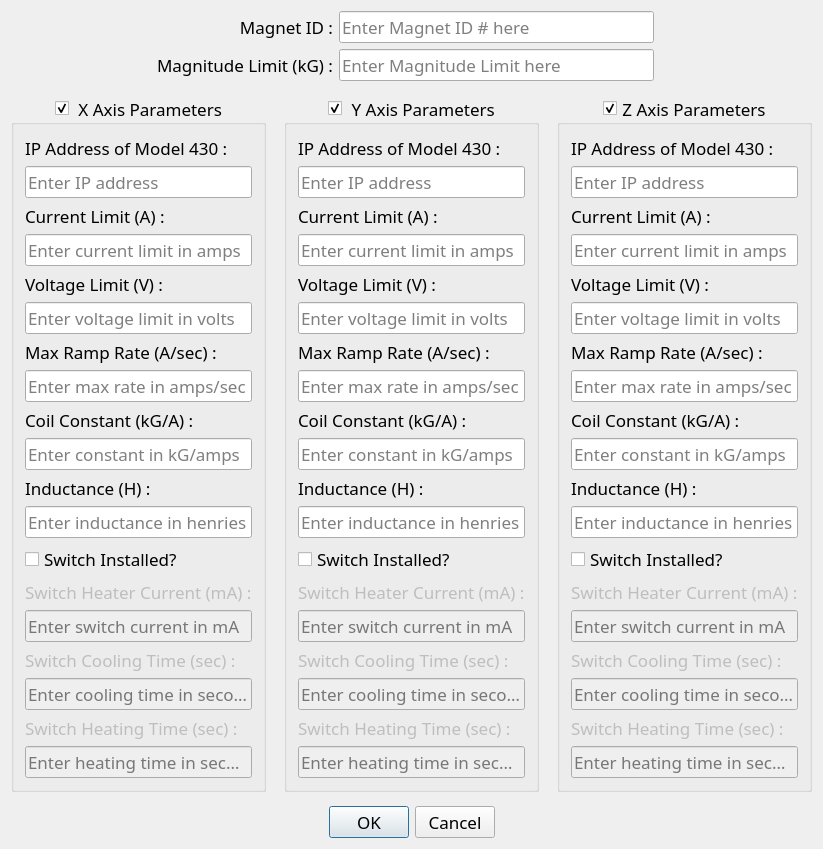
<?xml version="1.0" encoding="UTF-8"?>
<ui version="4.0">
 <class>MagnetParams</class>
 <widget class="QDialog" name="MagnetParams">
  <property name="geometry">
   <rect>
    <x>0</x>
    <y>0</y>
    <width>735</width>
    <height>748</height>
   </rect>
  </property>
  <property name="font">
   <font>
    <family>.SF NS</family>
    <pointsize>13</pointsize>
   </font>
  </property>
  <property name="windowTitle">
   <string>Magnet Parameters and Limits</string>
  </property>
  <property name="modal">
   <bool>true</bool>
  </property>
  <layout class="QGridLayout" name="magnetParamsLayout">
   <property name="horizontalSpacing">
    <number>18</number>
   </property>
   <property name="verticalSpacing">
    <number>14</number>
   </property>
   <item row="2" column="1">
    <widget class="QDialogButtonBox" name="dialogButtonBox">
     <property name="orientation">
      <enum>Qt::Horizontal</enum>
     </property>
     <property name="standardButtons">
      <set>QDialogButtonBox::Cancel|QDialogButtonBox::Ok</set>
     </property>
     <property name="centerButtons">
      <bool>true</bool>
     </property>
    </widget>
   </item>
   <item row="0" column="0" colspan="3">
    <layout class="QGridLayout" name="gridLayout" columnstretch="1,1,2,1">
     <item row="0" column="0">
      <spacer name="horizontalSpacer_2">
       <property name="orientation">
        <enum>Qt::Horizontal</enum>
       </property>
       <property name="sizeHint" stdset="0">
        <size>
         <width>40</width>
         <height>20</height>
        </size>
       </property>
      </spacer>
     </item>
     <item row="0" column="1">
      <widget class="QLabel" name="magnetIDLabel">
       <property name="text">
        <string>Magnet ID :</string>
       </property>
       <property name="alignment">
        <set>Qt::AlignRight|Qt::AlignTrailing|Qt::AlignVCenter</set>
       </property>
      </widget>
     </item>
     <item row="0" column="2">
      <widget class="QLineEdit" name="magnetIDEdit">
       <property name="placeholderText">
        <string>Enter Magnet ID # here</string>
       </property>
      </widget>
     </item>
     <item row="0" column="3">
      <spacer name="horizontalSpacer">
       <property name="orientation">
        <enum>Qt::Horizontal</enum>
       </property>
       <property name="sizeHint" stdset="0">
        <size>
         <width>148</width>
         <height>20</height>
        </size>
       </property>
      </spacer>
     </item>
     <item row="1" column="0" colspan="2">
      <widget class="QLabel" name="magnitudeLimitLabel">
       <property name="text">
        <string>Magnitude Limit (kG) :</string>
       </property>
       <property name="alignment">
        <set>Qt::AlignRight|Qt::AlignTrailing|Qt::AlignVCenter</set>
       </property>
      </widget>
     </item>
     <item row="1" column="2">
      <widget class="QLineEdit" name="magnitudeLimitEdit">
       <property name="placeholderText">
        <string>Enter Magnitude Limit here</string>
       </property>
      </widget>
     </item>
    </layout>
   </item>
   <item row="1" column="0">
    <widget class="QGroupBox" name="xAxisGroupBox">
     <property name="title">
      <string> X Axis Parameters</string>
     </property>
     <property name="alignment">
      <set>Qt::AlignCenter</set>
     </property>
     <property name="checkable">
      <bool>true</bool>
     </property>
     <layout class="QVBoxLayout" name="xAxisParamsLayout">
      <item>
       <widget class="QLabel" name="xAxisIPLabel">
        <property name="text">
         <string>IP Address of Model 430 :</string>
        </property>
        <property name="wordWrap">
         <bool>false</bool>
        </property>
       </widget>
      </item>
      <item>
       <widget class="QLineEdit" name="xAxisIPValue">
        <property name="placeholderText">
         <string>Enter IP address</string>
        </property>
       </widget>
      </item>
      <item>
       <widget class="QLabel" name="xAxisCurrentLimitLabel">
        <property name="text">
         <string>Current Limit (A) :</string>
        </property>
        <property name="wordWrap">
         <bool>false</bool>
        </property>
       </widget>
      </item>
      <item>
       <widget class="QLineEdit" name="xAxisCurrentLimitValue">
        <property name="placeholderText">
         <string>Enter current limit in amps</string>
        </property>
       </widget>
      </item>
      <item>
       <widget class="QLabel" name="xAxisVoltageLimitLabel">
        <property name="text">
         <string>Voltage Limit (V) :</string>
        </property>
        <property name="wordWrap">
         <bool>false</bool>
        </property>
       </widget>
      </item>
      <item>
       <widget class="QLineEdit" name="xAxisVoltageLimitValue">
        <property name="placeholderText">
         <string>Enter voltage limit in volts</string>
        </property>
       </widget>
      </item>
      <item>
       <widget class="QLabel" name="xAxisMaxRampRateLabel">
        <property name="text">
         <string>Max Ramp Rate (A/sec) :</string>
        </property>
        <property name="wordWrap">
         <bool>false</bool>
        </property>
       </widget>
      </item>
      <item>
       <widget class="QLineEdit" name="xAxisMaxRampRateValue">
        <property name="placeholderText">
         <string>Enter max rate in amps/sec</string>
        </property>
       </widget>
      </item>
      <item>
       <widget class="QLabel" name="xAxisCoilConstLabel">
        <property name="text">
         <string>Coil Constant (kG/A) :</string>
        </property>
        <property name="wordWrap">
         <bool>false</bool>
        </property>
       </widget>
      </item>
      <item>
       <widget class="QLineEdit" name="xAxisCoilConstValue">
        <property name="placeholderText">
         <string>Enter constant in kG/amps</string>
        </property>
       </widget>
      </item>
      <item>
       <widget class="QLabel" name="xAxisInductanceLabel">
        <property name="text">
         <string>Inductance (H) :</string>
        </property>
        <property name="wordWrap">
         <bool>false</bool>
        </property>
       </widget>
      </item>
      <item>
       <widget class="QLineEdit" name="xAxisInductanceValue">
        <property name="placeholderText">
         <string>Enter inductance in henries</string>
        </property>
       </widget>
      </item>
      <item>
       <widget class="QCheckBox" name="xAxisSwitchInstalledButton">
        <property name="text">
         <string>Switch Installed?</string>
        </property>
       </widget>
      </item>
      <item>
       <widget class="QLabel" name="xAxisSwitchCurrentLabel">
        <property name="enabled">
         <bool>false</bool>
        </property>
        <property name="text">
         <string>Switch Heater Current (mA) :</string>
        </property>
        <property name="wordWrap">
         <bool>false</bool>
        </property>
       </widget>
      </item>
      <item>
       <widget class="QLineEdit" name="xAxisSwitchCurrentValue">
        <property name="enabled">
         <bool>false</bool>
        </property>
        <property name="placeholderText">
         <string>Enter switch current in mA</string>
        </property>
       </widget>
      </item>
      <item>
       <widget class="QLabel" name="xAxisSwitchCoolTimeLabel">
        <property name="enabled">
         <bool>false</bool>
        </property>
        <property name="text">
         <string>Switch Cooling Time (sec) :</string>
        </property>
        <property name="wordWrap">
         <bool>false</bool>
        </property>
       </widget>
      </item>
      <item>
       <widget class="QLineEdit" name="xAxisSwitchCoolTimeValue">
        <property name="enabled">
         <bool>false</bool>
        </property>
        <property name="placeholderText">
         <string>Enter cooling time in seconds</string>
        </property>
       </widget>
      </item>
      <item>
       <widget class="QLabel" name="xAxisSwitchHeatTimeLabel">
        <property name="enabled">
         <bool>false</bool>
        </property>
        <property name="text">
         <string>Switch Heating Time (sec) :</string>
        </property>
        <property name="wordWrap">
         <bool>false</bool>
        </property>
       </widget>
      </item>
      <item>
       <widget class="QLineEdit" name="xAxisSwitchHeatTimeValue">
        <property name="enabled">
         <bool>false</bool>
        </property>
        <property name="placeholderText">
         <string>Enter heating time in seconds</string>
        </property>
       </widget>
      </item>
     </layout>
    </widget>
   </item>
   <item row="1" column="2">
    <widget class="QGroupBox" name="zAxisGroupBox">
     <property name="title">
      <string>Z Axis Parameters</string>
     </property>
     <property name="alignment">
      <set>Qt::AlignCenter</set>
     </property>
     <property name="flat">
      <bool>false</bool>
     </property>
     <property name="checkable">
      <bool>true</bool>
     </property>
     <layout class="QVBoxLayout" name="zAxisParamsLayout">
      <item>
       <widget class="QLabel" name="zAxisIPLabel">
        <property name="text">
         <string>IP Address of Model 430 :</string>
        </property>
        <property name="wordWrap">
         <bool>false</bool>
        </property>
       </widget>
      </item>
      <item>
       <widget class="QLineEdit" name="zAxisIPValue">
        <property name="placeholderText">
         <string>Enter IP address</string>
        </property>
       </widget>
      </item>
      <item>
       <widget class="QLabel" name="zAxisCurrentLimitLabel">
        <property name="text">
         <string>Current Limit (A) :</string>
        </property>
        <property name="wordWrap">
         <bool>false</bool>
        </property>
       </widget>
      </item>
      <item>
       <widget class="QLineEdit" name="zAxisCurrentLimitValue">
        <property name="placeholderText">
         <string>Enter current limit in amps</string>
        </property>
       </widget>
      </item>
      <item>
       <widget class="QLabel" name="zAxisVoltageLimitLabel">
        <property name="text">
         <string>Voltage Limit (V) :</string>
        </property>
        <property name="wordWrap">
         <bool>false</bool>
        </property>
       </widget>
      </item>
      <item>
       <widget class="QLineEdit" name="zAxisVoltageLimitValue">
        <property name="placeholderText">
         <string>Enter voltage limit in volts</string>
        </property>
       </widget>
      </item>
      <item>
       <widget class="QLabel" name="zAxisMaxRampRateLabel">
        <property name="text">
         <string>Max Ramp Rate (A/sec) :</string>
        </property>
        <property name="wordWrap">
         <bool>false</bool>
        </property>
       </widget>
      </item>
      <item>
       <widget class="QLineEdit" name="zAxisMaxRampRateValue">
        <property name="placeholderText">
         <string>Enter max rate in amps/sec</string>
        </property>
       </widget>
      </item>
      <item>
       <widget class="QLabel" name="zAxisCoilConstLabel">
        <property name="text">
         <string>Coil Constant (kG/A) :</string>
        </property>
        <property name="wordWrap">
         <bool>false</bool>
        </property>
       </widget>
      </item>
      <item>
       <widget class="QLineEdit" name="zAxisCoilConstValue">
        <property name="placeholderText">
         <string>Enter constant in kG/amps</string>
        </property>
       </widget>
      </item>
      <item>
       <widget class="QLabel" name="zAxisInductanceLabel">
        <property name="text">
         <string>Inductance (H) :</string>
        </property>
        <property name="wordWrap">
         <bool>false</bool>
        </property>
       </widget>
      </item>
      <item>
       <widget class="QLineEdit" name="zAxisInductanceValue">
        <property name="placeholderText">
         <string>Enter inductance in henries</string>
        </property>
       </widget>
      </item>
      <item>
       <widget class="QCheckBox" name="zAxisSwitchInstalledButton">
        <property name="text">
         <string>Switch Installed?</string>
        </property>
       </widget>
      </item>
      <item>
       <widget class="QLabel" name="zAxisSwitchCurrentLabel">
        <property name="enabled">
         <bool>false</bool>
        </property>
        <property name="text">
         <string>Switch Heater Current (mA) :</string>
        </property>
        <property name="wordWrap">
         <bool>false</bool>
        </property>
       </widget>
      </item>
      <item>
       <widget class="QLineEdit" name="zAxisSwitchCurrentValue">
        <property name="enabled">
         <bool>false</bool>
        </property>
        <property name="placeholderText">
         <string>Enter switch current in mA</string>
        </property>
       </widget>
      </item>
      <item>
       <widget class="QLabel" name="zAxisSwitchCoolTimeLabel">
        <property name="enabled">
         <bool>false</bool>
        </property>
        <property name="text">
         <string>Switch Cooling Time (sec) :</string>
        </property>
        <property name="wordWrap">
         <bool>false</bool>
        </property>
       </widget>
      </item>
      <item>
       <widget class="QLineEdit" name="zAxisSwitchCoolTimeValue">
        <property name="enabled">
         <bool>false</bool>
        </property>
        <property name="placeholderText">
         <string>Enter cooling time in seconds</string>
        </property>
       </widget>
      </item>
      <item>
       <widget class="QLabel" name="zAxisSwitchHeatTimeLabel">
        <property name="enabled">
         <bool>false</bool>
        </property>
        <property name="text">
         <string>Switch Heating Time (sec) :</string>
        </property>
        <property name="wordWrap">
         <bool>false</bool>
        </property>
       </widget>
      </item>
      <item>
       <widget class="QLineEdit" name="zAxisSwitchHeatTimeValue">
        <property name="enabled">
         <bool>false</bool>
        </property>
        <property name="placeholderText">
         <string>Enter heating time in seconds</string>
        </property>
       </widget>
      </item>
     </layout>
    </widget>
   </item>
   <item row="1" column="1">
    <widget class="QGroupBox" name="yAxisGroupBox">
     <property name="title">
      <string> Y Axis Parameters</string>
     </property>
     <property name="alignment">
      <set>Qt::AlignCenter</set>
     </property>
     <property name="checkable">
      <bool>true</bool>
     </property>
     <layout class="QVBoxLayout" name="yAxisParamsLayout">
      <item>
       <widget class="QLabel" name="yAxisIPLabel">
        <property name="text">
         <string>IP Address of Model 430 :</string>
        </property>
        <property name="wordWrap">
         <bool>false</bool>
        </property>
       </widget>
      </item>
      <item>
       <widget class="QLineEdit" name="yAxisIPValue">
        <property name="placeholderText">
         <string>Enter IP address</string>
        </property>
       </widget>
      </item>
      <item>
       <widget class="QLabel" name="yAxisCurrentLimitLabel">
        <property name="text">
         <string>Current Limit (A) :</string>
        </property>
        <property name="wordWrap">
         <bool>false</bool>
        </property>
       </widget>
      </item>
      <item>
       <widget class="QLineEdit" name="yAxisCurrentLimitValue">
        <property name="placeholderText">
         <string>Enter current limit in amps</string>
        </property>
       </widget>
      </item>
      <item>
       <widget class="QLabel" name="yAxisVoltageLimitLabel">
        <property name="text">
         <string>Voltage Limit (V) :</string>
        </property>
        <property name="wordWrap">
         <bool>false</bool>
        </property>
       </widget>
      </item>
      <item>
       <widget class="QLineEdit" name="yAxisVoltageLimitValue">
        <property name="placeholderText">
         <string>Enter voltage limit in volts</string>
        </property>
       </widget>
      </item>
      <item>
       <widget class="QLabel" name="yAxisMaxRampRateLabel">
        <property name="text">
         <string>Max Ramp Rate (A/sec) :</string>
        </property>
        <property name="wordWrap">
         <bool>false</bool>
        </property>
       </widget>
      </item>
      <item>
       <widget class="QLineEdit" name="yAxisMaxRampRateValue">
        <property name="placeholderText">
         <string>Enter max rate in amps/sec</string>
        </property>
       </widget>
      </item>
      <item>
       <widget class="QLabel" name="yAxisCoilConstLabel">
        <property name="text">
         <string>Coil Constant (kG/A) :</string>
        </property>
        <property name="wordWrap">
         <bool>false</bool>
        </property>
       </widget>
      </item>
      <item>
       <widget class="QLineEdit" name="yAxisCoilConstValue">
        <property name="placeholderText">
         <string>Enter constant in kG/amps</string>
        </property>
       </widget>
      </item>
      <item>
       <widget class="QLabel" name="yAxisInductanceLabel">
        <property name="text">
         <string>Inductance (H) :</string>
        </property>
        <property name="wordWrap">
         <bool>false</bool>
        </property>
       </widget>
      </item>
      <item>
       <widget class="QLineEdit" name="yAxisInductanceValue">
        <property name="placeholderText">
         <string>Enter inductance in henries</string>
        </property>
       </widget>
      </item>
      <item>
       <widget class="QCheckBox" name="yAxisSwitchInstalledButton">
        <property name="text">
         <string>Switch Installed?</string>
        </property>
       </widget>
      </item>
      <item>
       <widget class="QLabel" name="yAxisSwitchCurrentLabel">
        <property name="enabled">
         <bool>false</bool>
        </property>
        <property name="text">
         <string>Switch Heater Current (mA) :</string>
        </property>
        <property name="wordWrap">
         <bool>false</bool>
        </property>
       </widget>
      </item>
      <item>
       <widget class="QLineEdit" name="yAxisSwitchCurrentValue">
        <property name="enabled">
         <bool>false</bool>
        </property>
        <property name="placeholderText">
         <string>Enter switch current in mA</string>
        </property>
       </widget>
      </item>
      <item>
       <widget class="QLabel" name="yAxisSwitchCoolTimeLabel">
        <property name="enabled">
         <bool>false</bool>
        </property>
        <property name="text">
         <string>Switch Cooling Time (sec) :</string>
        </property>
        <property name="wordWrap">
         <bool>false</bool>
        </property>
       </widget>
      </item>
      <item>
       <widget class="QLineEdit" name="yAxisSwitchCoolTimeValue">
        <property name="enabled">
         <bool>false</bool>
        </property>
        <property name="placeholderText">
         <string>Enter cooling time in seconds</string>
        </property>
       </widget>
      </item>
      <item>
       <widget class="QLabel" name="yAxisSwitchHeatTimeLabel">
        <property name="enabled">
         <bool>false</bool>
        </property>
        <property name="text">
         <string>Switch Heating Time (sec) :</string>
        </property>
        <property name="wordWrap">
         <bool>false</bool>
        </property>
       </widget>
      </item>
      <item>
       <widget class="QLineEdit" name="yAxisSwitchHeatTimeValue">
        <property name="enabled">
         <bool>false</bool>
        </property>
        <property name="placeholderText">
         <string>Enter heating time in seconds</string>
        </property>
       </widget>
      </item>
     </layout>
    </widget>
   </item>
  </layout>
 </widget>
 <layoutdefault spacing="6" margin="11"/>
 <tabstops>
  <tabstop>magnetIDEdit</tabstop>
  <tabstop>magnitudeLimitEdit</tabstop>
  <tabstop>xAxisGroupBox</tabstop>
  <tabstop>xAxisIPValue</tabstop>
  <tabstop>xAxisCurrentLimitValue</tabstop>
  <tabstop>xAxisVoltageLimitValue</tabstop>
  <tabstop>xAxisMaxRampRateValue</tabstop>
  <tabstop>xAxisCoilConstValue</tabstop>
  <tabstop>xAxisInductanceValue</tabstop>
  <tabstop>xAxisSwitchInstalledButton</tabstop>
  <tabstop>xAxisSwitchCurrentValue</tabstop>
  <tabstop>xAxisSwitchCoolTimeValue</tabstop>
  <tabstop>xAxisSwitchHeatTimeValue</tabstop>
  <tabstop>yAxisGroupBox</tabstop>
  <tabstop>yAxisIPValue</tabstop>
  <tabstop>yAxisCurrentLimitValue</tabstop>
  <tabstop>yAxisVoltageLimitValue</tabstop>
  <tabstop>yAxisMaxRampRateValue</tabstop>
  <tabstop>yAxisCoilConstValue</tabstop>
  <tabstop>yAxisInductanceValue</tabstop>
  <tabstop>yAxisSwitchInstalledButton</tabstop>
  <tabstop>yAxisSwitchCurrentValue</tabstop>
  <tabstop>yAxisSwitchCoolTimeValue</tabstop>
  <tabstop>yAxisSwitchHeatTimeValue</tabstop>
  <tabstop>zAxisGroupBox</tabstop>
  <tabstop>zAxisIPValue</tabstop>
  <tabstop>zAxisCurrentLimitValue</tabstop>
  <tabstop>zAxisVoltageLimitValue</tabstop>
  <tabstop>zAxisMaxRampRateValue</tabstop>
  <tabstop>zAxisCoilConstValue</tabstop>
  <tabstop>zAxisInductanceValue</tabstop>
  <tabstop>zAxisSwitchInstalledButton</tabstop>
  <tabstop>zAxisSwitchCurrentValue</tabstop>
  <tabstop>zAxisSwitchCoolTimeValue</tabstop>
  <tabstop>zAxisSwitchHeatTimeValue</tabstop>
 </tabstops>
 <resources/>
 <connections>
  <connection>
   <sender>dialogButtonBox</sender>
   <signal>clicked(QAbstractButton*)</signal>
   <receiver>MagnetParams</receiver>
   <slot>dialogButtonClicked(QAbstractButton*)</slot>
   <hints>
    <hint type="sourcelabel">
     <x>333</x>
     <y>718</y>
    </hint>
    <hint type="destinationlabel">
     <x>234</x>
     <y>711</y>
    </hint>
   </hints>
  </connection>
  <connection>
   <sender>xAxisSwitchInstalledButton</sender>
   <signal>clicked(bool)</signal>
   <receiver>MagnetParams</receiver>
   <slot>switchConfigClicked(bool)</slot>
   <hints>
    <hint type="sourcelabel">
     <x>100</x>
     <y>487</y>
    </hint>
    <hint type="destinationlabel">
     <x>81</x>
     <y>24</y>
    </hint>
   </hints>
  </connection>
  <connection>
   <sender>yAxisSwitchInstalledButton</sender>
   <signal>clicked(bool)</signal>
   <receiver>MagnetParams</receiver>
   <slot>switchConfigClicked(bool)</slot>
   <hints>
    <hint type="sourcelabel">
     <x>332</x>
     <y>488</y>
    </hint>
    <hint type="destinationlabel">
     <x>129</x>
     <y>18</y>
    </hint>
   </hints>
  </connection>
  <connection>
   <sender>zAxisSwitchInstalledButton</sender>
   <signal>clicked(bool)</signal>
   <receiver>MagnetParams</receiver>
   <slot>switchConfigClicked(bool)</slot>
   <hints>
    <hint type="sourcelabel">
     <x>581</x>
     <y>483</y>
    </hint>
    <hint type="destinationlabel">
     <x>642</x>
     <y>32</y>
    </hint>
   </hints>
  </connection>
  <connection>
   <sender>xAxisGroupBox</sender>
   <signal>clicked(bool)</signal>
   <receiver>MagnetParams</receiver>
   <slot>actionActivate(bool)</slot>
   <hints>
    <hint type="sourcelabel">
     <x>149</x>
     <y>98</y>
    </hint>
    <hint type="destinationlabel">
     <x>97</x>
     <y>729</y>
    </hint>
   </hints>
  </connection>
  <connection>
   <sender>yAxisGroupBox</sender>
   <signal>clicked(bool)</signal>
   <receiver>MagnetParams</receiver>
   <slot>actionActivate(bool)</slot>
   <hints>
    <hint type="sourcelabel">
     <x>382</x>
     <y>100</y>
    </hint>
    <hint type="destinationlabel">
     <x>540</x>
     <y>708</y>
    </hint>
   </hints>
  </connection>
  <connection>
   <sender>zAxisGroupBox</sender>
   <signal>clicked(bool)</signal>
   <receiver>MagnetParams</receiver>
   <slot>actionActivate(bool)</slot>
   <hints>
    <hint type="sourcelabel">
     <x>632</x>
     <y>98</y>
    </hint>
    <hint type="destinationlabel">
     <x>605</x>
     <y>725</y>
    </hint>
   </hints>
  </connection>
 </connections>
 <slots>
  <slot>dialogButtonClicked(QAbstractButton*)</slot>
  <slot>switchConfigClicked(bool)</slot>
  <slot>actionActivate(bool)</slot>
 </slots>
</ui>
